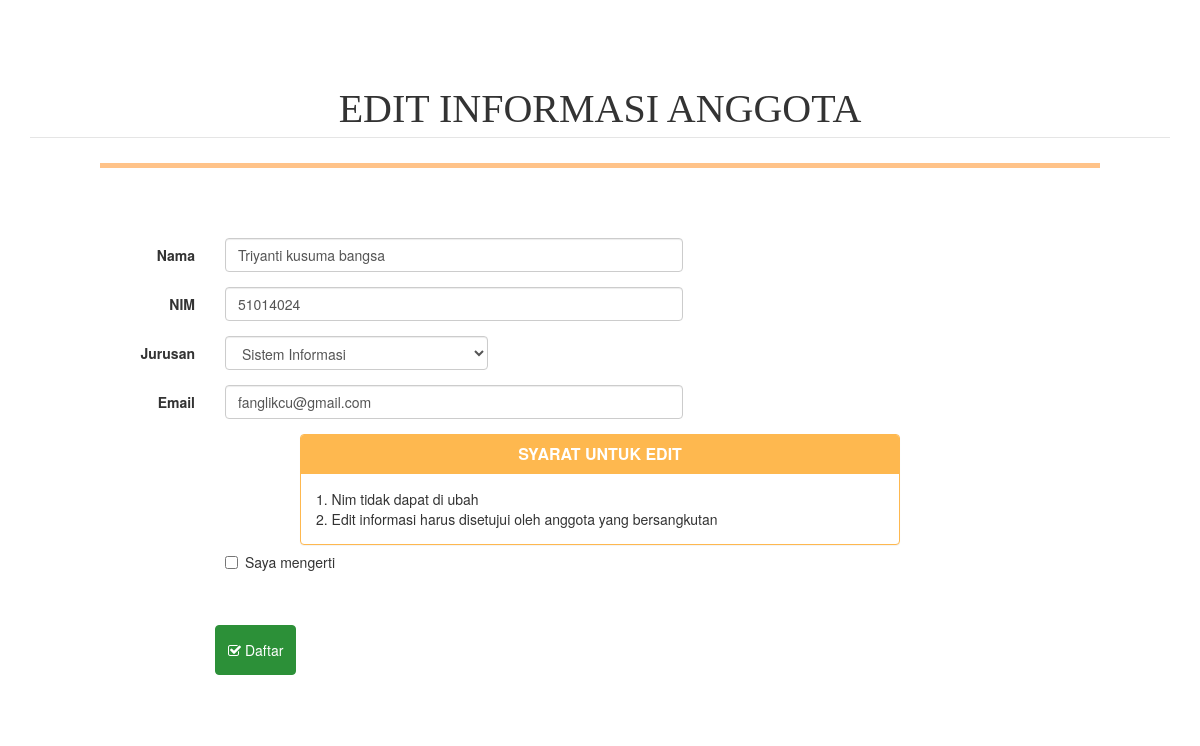
The app's page /Akun/edit/51014024 with its own data.
### tables this page shows
CREATE TABLE IF NOT EXISTS `anggotaukm` (
  `id` int(11) NOT NULL AUTO_INCREMENT,
  `nim` int(10) NOT NULL,
  `nama` varchar(60) NOT NULL,
  `jurusan` varchar(32) NOT NULL,
  `email` varchar(60) NOT NULL,
  `point` int(5) NOT NULL,
  `status` varchar(12) NOT NULL,
  PRIMARY KEY (`id`)
);

### application/controllers/Akun.php (called while the page is built, shortened)
<?php
class Akun extends CI_Controller {
	public function __construct(){
	$this->load->model('Akun_model');
	}
	function edit($nim){
	$where = array('nim' => $nim);
$data['anggotaukm'] = $this->Akun_model->edit_data($where,'anggotaukm')->result();
	$this->load->view('v_edit', $data );
	}
}

### index.php (called while the page is built, shortened)
<?php
require_once BASEPATH.'core/CodeIgniter.php';

### application/models/Akun_model.php (called while the page is built, shortened)
<?php
class Akun_model extends CI_Model{
	function edit_data($where,$table){
	return $this->db->get_where($table,$where);
	}
}
?>

### application/views/v_edit.php (the view, shortened to what this page needs)
    <link href="<?= base_url()?>asset/css/bootstrap.css" rel="stylesheet">
    <link href="<?= base_url()?>asset/css/font-awesome.min.css" rel="stylesheet" type="text/css">
    <link href="<?= base_url()?>asset/css/agency.css"                     rel="stylesheet">
    <link href="<?= base_url()?>asset/css/style.css"      type="text/css" rel="stylesheet" >
    <link href="<?= base_url()?>asset/css/menutambah.css" type="text/css" rel="stylesheet"  >
<body  id="page-top" class="index ">
<br><br><br><br>
<div class="container marketing">
 <legend>EDIT INFORMASI ANGGOTA</legend>
     <hr class="music">
    <br> <br>
<?php foreach ($anggotaukm as $perakun) { ?>
<form class="form-horizontal" action="<?php echo base_url(). 'Akun/update' ?>" method="post" enctype='multipart/from-data'>
  <fieldset>
    <div class="form-group">
      <label type="name" for="inputNama" class="col-lg-2 control-label">Nama</label>
      <div class="col-lg-5">
        <input class="form-control" name='nama' value="<?= $perakun->nama ?>" placeholder="Nama Lengkap" type="text" id="nama" required="required">
      </div>
    </div>
    <div class="form-group">
      <label fotionNIM" class="col-lg-2 control-label" >NIM</label>
      <div class="col-lg-5">
        <input class="form-control" name='nim' value="<?= $perakun->nim ?>" placeholder="NIM" type="text" required="required">
      </div>
    </div>
    <div class="form-group">
      <label  class="col-lg-2 control-label" required="required">Jurusan</label>
      <div class="col-lg-3">
        <select class="form-control" name='jurusan' value="<?= $perakun->jurusan ?>"  >
          <option value="Sistem Informasi">Sistem Informasi</option>
        </select>
      </div>
    </div>
    <div class="form-group">
      <label for="inputemail" class="col-lg-2 control-label">Email</label>
      <div class="col-lg-5">
        <input type="email" class="form-control" name='email' value="<?= $perakun->email ?>" placeholder="Email Active" type="text" required="required">
      </div>
    </div>
    <div class="panel panel-primary">
          <div class="panel-heading">
            <h3 class="panel-title">Syarat Untuk Edit</h3>
          </div>
          <div class="panel-body">
            1. Nim tidak dapat di ubah<br>
            2. Edit informasi harus disetujui oleh anggota yang bersangkutan<br>
          </div>
    </div>
    <div class="form-group">
            <label for="inputPassword" class="col-lg-2 control-label"></label>
      <div class="col-lg-10">
          <div class="checkbox">
            <label><input type="checkbox" required="required" > Saya mengerti</label>
          </div>
      </div>
                         <br> <br> <br> <br>
      <div class="form-group">
          <div class="col-lg-10 col-lg-offset-2">
            <button type="submit" value="Simpan" class="btn btn-daftar"><i class="fa fa-check-square-o" aria-hidden="true"></i> Daftar</button>
          </div>
      </div>
    </div>
  </fieldset>
</form>
<?php } ?>

### asset/css/agency.css (style rules this page uses)
body { overflow-x: hidden; font-family: "Roboto Slab", "Helvetica Neue", Helvetica, Arial, sans-serif; }
h1, h2, h3, h4, h5, h6 { font-family: "Montserrat", "Helvetica Neue", Helvetica, Arial, sans-serif; text-transform: uppercase; font-weight: 700; }
body { webkit-tap-highlight-color: #fed136; }

### asset/css/style.css (style rules this page uses)
hr.music:after { content: "\f001"; font-family: FontAwesome; display: inline-block; position: relative; top: -0.8em; font-size: 3em; padding: 0 0.25em; background-color: #fff; color: #FFC389; }
hr.music { padding: 0; border: none; border-top: solid 5px; text-align: center; max-width: 1000px; margin: 25px auto 30px; border-color: #FFC389; }
legend { text-align: center; font-family: "Segoe Print"; font-size: 40px; }
h3 { text-align: center; }
.panel { max-width: 600px; margin: auto; }

### asset/css/menutambah.css (style rules this page uses)
.btn-daftar { color: #fff; background-color: #2c9038; border-color: #2c9038; }

### records on screen
anggotaukm: nama "Triyanti kusuma bangsa", nim "51014024", jurusan "Sistem Informasi", email "fanglikcu@gmail.com"
